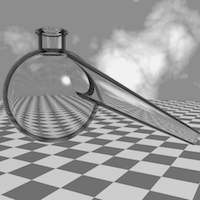
%> input picture DigitalImageProcessing-SJTU/prob6/ray_trace_bottle.tif, 200 x 200 px
$ octave prob6.m   (GNU Octave 9; MATLAB toolbox functions it lacks are replaced by stand-ins)
%> lines starting %> are read from the running program, lines starting %| are printed output that depends on the picture
### DigitalImageProcessing-SJTU/prob6/scale.m
function scale_result = scale(input,type,cx,cy)
    [M,N] = size(input);
    [scale_M,scale_N] = deal(ceil(M*cy),ceil(N*cx));
    scale_result = zeros(scale_M,scale_N);

    for m=1:scale_M
        for n=1:scale_N
            switch type
                case 'nn'
                    recov_m = min(M,max(1,round(m/cy)));
                    recov_n = min(N,max(1,round(n/cx)));
                    scale_result(m,n) = input(recov_m,recov_n);
                case 'bilinear'
                    scale_result(m,n) = bilinear(input,m,n,'scale',containers.Map({'cx','cy'},{cx,cy}));
            end
        end
    end

    scale_result = uint8(scale_result);
end

### DigitalImageProcessing-SJTU/prob6/prob6.m
orig_img = imread('ray_trace_bottle.tif');
%> orig_img is the input picture: size 200x200 uint8; min 0, max 247, mean 154.1
[M,N] = size(orig_img);
%> M = 200; N = 200
scale_params = [4,4];
trans_params = [-10.3,-10.7];
rotate_param = 45;
scale_nn_result = scale(orig_img,'nn',scale_params(1),scale_params(2));
%> after the loop in scale, `for m=1:scale_M`:
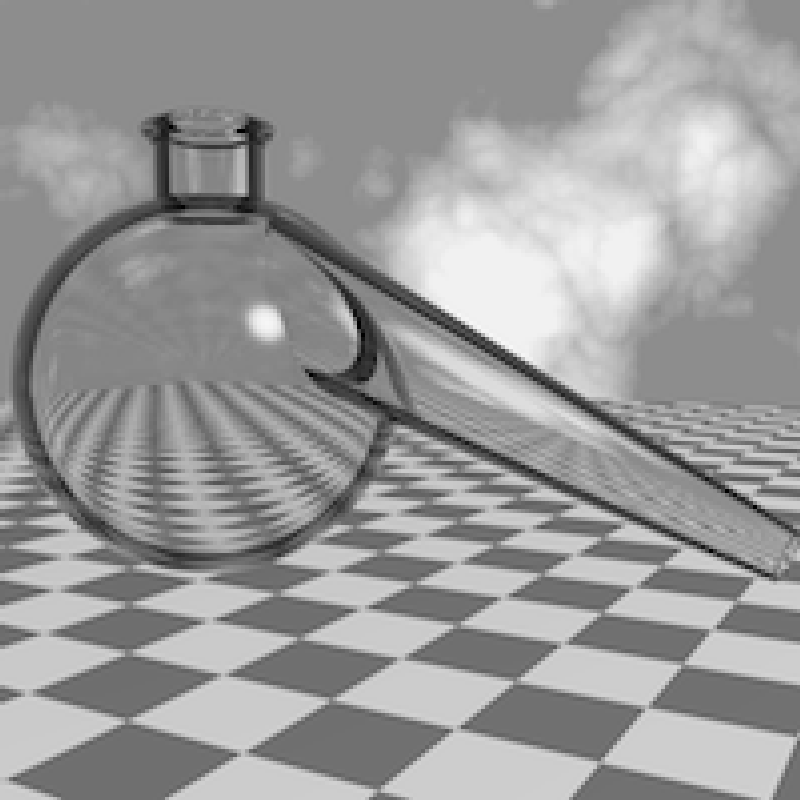
%> scale_result: size 800x800 double; min 0, max 247, mean 154.1
scale_bilinear_result = scale(orig_img,'bilinear',scale_params(1),scale_params(2));
%> (the run ends here)
